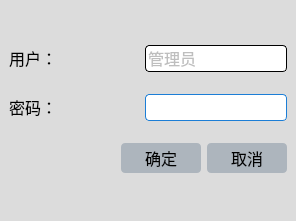
<?xml version="1.0" encoding="UTF-8"?>
<ui version="4.0">
 <class>login</class>
 <widget class="QMainWindow" name="login">
  <property name="windowModality">
   <enum>Qt::WindowModal</enum>
  </property>
  <property name="geometry">
   <rect>
    <x>0</x>
    <y>0</y>
    <width>296</width>
    <height>221</height>
   </rect>
  </property>
  <property name="sizePolicy">
   <sizepolicy hsizetype="Fixed" vsizetype="Fixed">
    <horstretch>0</horstretch>
    <verstretch>0</verstretch>
   </sizepolicy>
  </property>
  <property name="font">
   <font>
    <family>微软雅黑</family>
    <pointsize>14</pointsize>
   </font>
  </property>
  <property name="windowTitle">
   <string>系统登录</string>
  </property>
  <property name="windowIcon">
   <iconset resource="ico.qrc">
    <normaloff>:/ico/ivision.ico</normaloff>:/ico/ivision.ico</iconset>
  </property>
  <property name="styleSheet">
   <string notr="true">background-color: rgb(220, 220, 220);</string>
  </property>
  <widget class="QWidget" name="centralwidget">
   <layout class="QGridLayout" name="gridLayout">
    <item row="0" column="0">
     <spacer name="horizontalSpacer_2">
      <property name="orientation">
       <enum>Qt::Horizontal</enum>
      </property>
      <property name="sizeHint" stdset="0">
       <size>
        <width>275</width>
        <height>20</height>
       </size>
      </property>
     </spacer>
    </item>
    <item row="1" column="0">
     <layout class="QHBoxLayout" name="horizontalLayout_2">
      <item>
       <widget class="QLabel" name="label">
        <property name="sizePolicy">
         <sizepolicy hsizetype="Expanding" vsizetype="Fixed">
          <horstretch>0</horstretch>
          <verstretch>0</verstretch>
         </sizepolicy>
        </property>
        <property name="font">
         <font>
          <family>微软雅黑</family>
          <pointsize>12</pointsize>
         </font>
        </property>
        <property name="text">
         <string>用户：</string>
        </property>
       </widget>
      </item>
      <item>
       <widget class="QLineEdit" name="lineEdit">
        <property name="enabled">
         <bool>false</bool>
        </property>
        <property name="font">
         <font>
          <family>微软雅黑</family>
          <pointsize>12</pointsize>
         </font>
        </property>
        <property name="styleSheet">
         <string notr="true">border: 1px solid black;
border-radius: 4px;
background: white;</string>
        </property>
        <property name="text">
         <string>管理员</string>
        </property>
       </widget>
      </item>
     </layout>
    </item>
    <item row="2" column="0">
     <layout class="QHBoxLayout" name="horizontalLayout_3">
      <item>
       <widget class="QLabel" name="label_2">
        <property name="sizePolicy">
         <sizepolicy hsizetype="Expanding" vsizetype="Fixed">
          <horstretch>0</horstretch>
          <verstretch>0</verstretch>
         </sizepolicy>
        </property>
        <property name="font">
         <font>
          <family>微软雅黑</family>
          <pointsize>12</pointsize>
         </font>
        </property>
        <property name="text">
         <string>密码：</string>
        </property>
       </widget>
      </item>
      <item>
       <widget class="QLineEdit" name="code_lineEdit">
        <property name="font">
         <font>
          <family>微软雅黑</family>
          <pointsize>12</pointsize>
         </font>
        </property>
        <property name="styleSheet">
         <string notr="true">QLineEdit{
	border: 1px solid #1c7ed6;
	border-radius: 4px;
	background: white;
}

QLineEdit:hover{
	border-color: #74b816;
}</string>
        </property>
        <property name="text">
         <string/>
        </property>
        <property name="echoMode">
         <enum>QLineEdit::Password</enum>
        </property>
       </widget>
      </item>
     </layout>
    </item>
    <item row="3" column="0">
     <layout class="QHBoxLayout" name="horizontalLayout">
      <item>
       <spacer name="horizontalSpacer">
        <property name="orientation">
         <enum>Qt::Horizontal</enum>
        </property>
        <property name="sizeHint" stdset="0">
         <size>
          <width>40</width>
          <height>20</height>
         </size>
        </property>
       </spacer>
      </item>
      <item>
       <widget class="QPushButton" name="loginBtn">
        <property name="font">
         <font>
          <family>微软雅黑</family>
          <pointsize>12</pointsize>
         </font>
        </property>
        <property name="styleSheet">
         <string notr="true">QPushButton#loginBtn{
	min-width: 80px;
	min-height: 30px;
	background: #adb5bd;
	border-radius: 4px;
}

QPushButton#loginBtn:hover{	
	background-color: gray;
}</string>
        </property>
        <property name="text">
         <string>确定</string>
        </property>
       </widget>
      </item>
      <item>
       <widget class="QPushButton" name="loginCancelBtn">
        <property name="font">
         <font>
          <family>微软雅黑</family>
          <pointsize>12</pointsize>
         </font>
        </property>
        <property name="styleSheet">
         <string notr="true">QPushButton#loginCancelBtn{
	min-width: 80px;
	min-height: 30px;
	background: #adb5bd;
	border-radius: 4px;
}

QPushButton#loginCancelBtn:hover{	
	background-color: gray;
}</string>
        </property>
        <property name="text">
         <string>取消</string>
        </property>
       </widget>
      </item>
     </layout>
    </item>
    <item row="4" column="0">
     <spacer name="horizontalSpacer_3">
      <property name="orientation">
       <enum>Qt::Horizontal</enum>
      </property>
      <property name="sizeHint" stdset="0">
       <size>
        <width>275</width>
        <height>20</height>
       </size>
      </property>
     </spacer>
    </item>
   </layout>
  </widget>
 </widget>
 <resources>
  <include location="ico.qrc"/>
 </resources>
 <connections/>
</ui>
